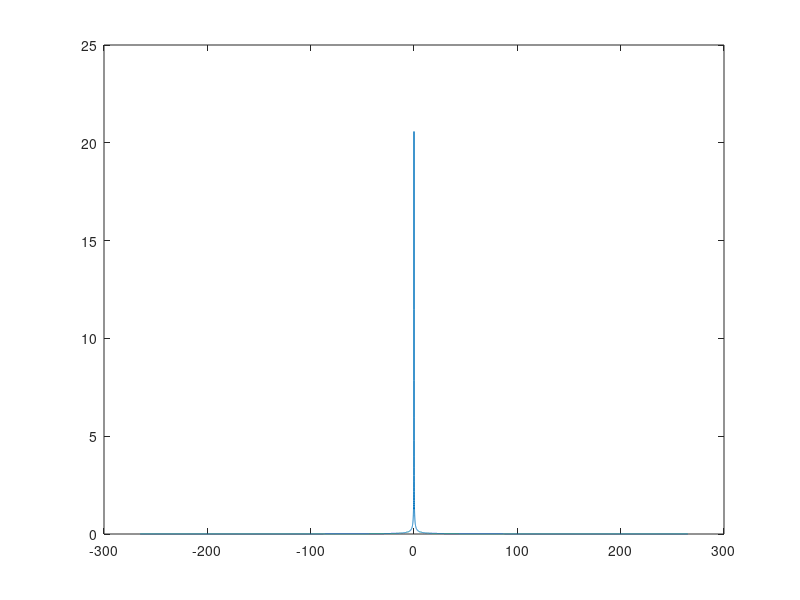
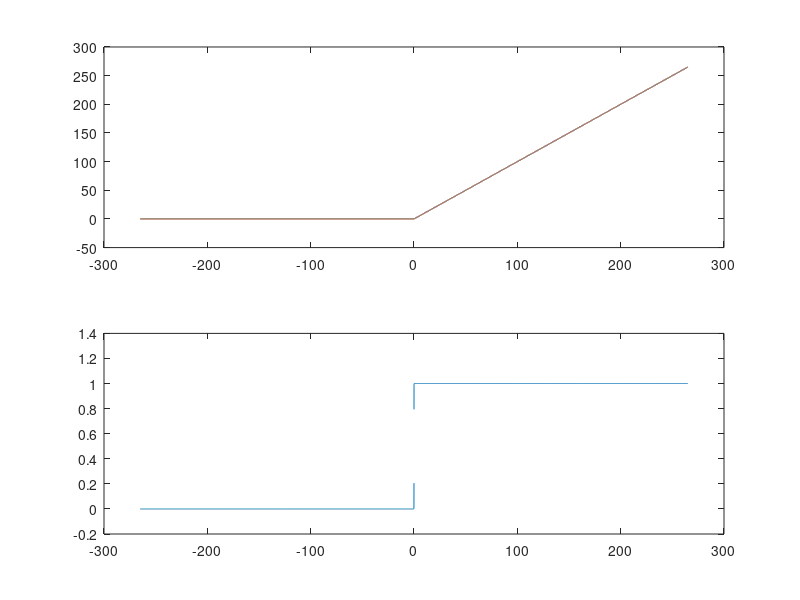

The MATLAB script that drew these images, in order:
%Smooth max
%Common x values are 0.02-3
%Needs to be robust to 265
close
x = linspace(-265, 0, 10000);
x = [x, linspace(0, 265, 10000)];

ySharp = max(x,0);
tic
ySmooth = x .* (atan(50*x)/pi + .5);
tansoft = toc;
a = .2;
b = 1/a;
tic
% ySmooth = a*log(1+exp(b*x));
softmax = toc;
figgy = figure(46);
figure(46);
subplot(2,1,1); plot(x,ySharp); hold on; plot(x, ySmooth);

subplot(2,1,2); plot(x(1:end-1), diff(ySmooth)./diff(x));

err =ySharp-ySmooth;
errpercent = err./x * 100;
figure; plot(x, abs(errpercent));